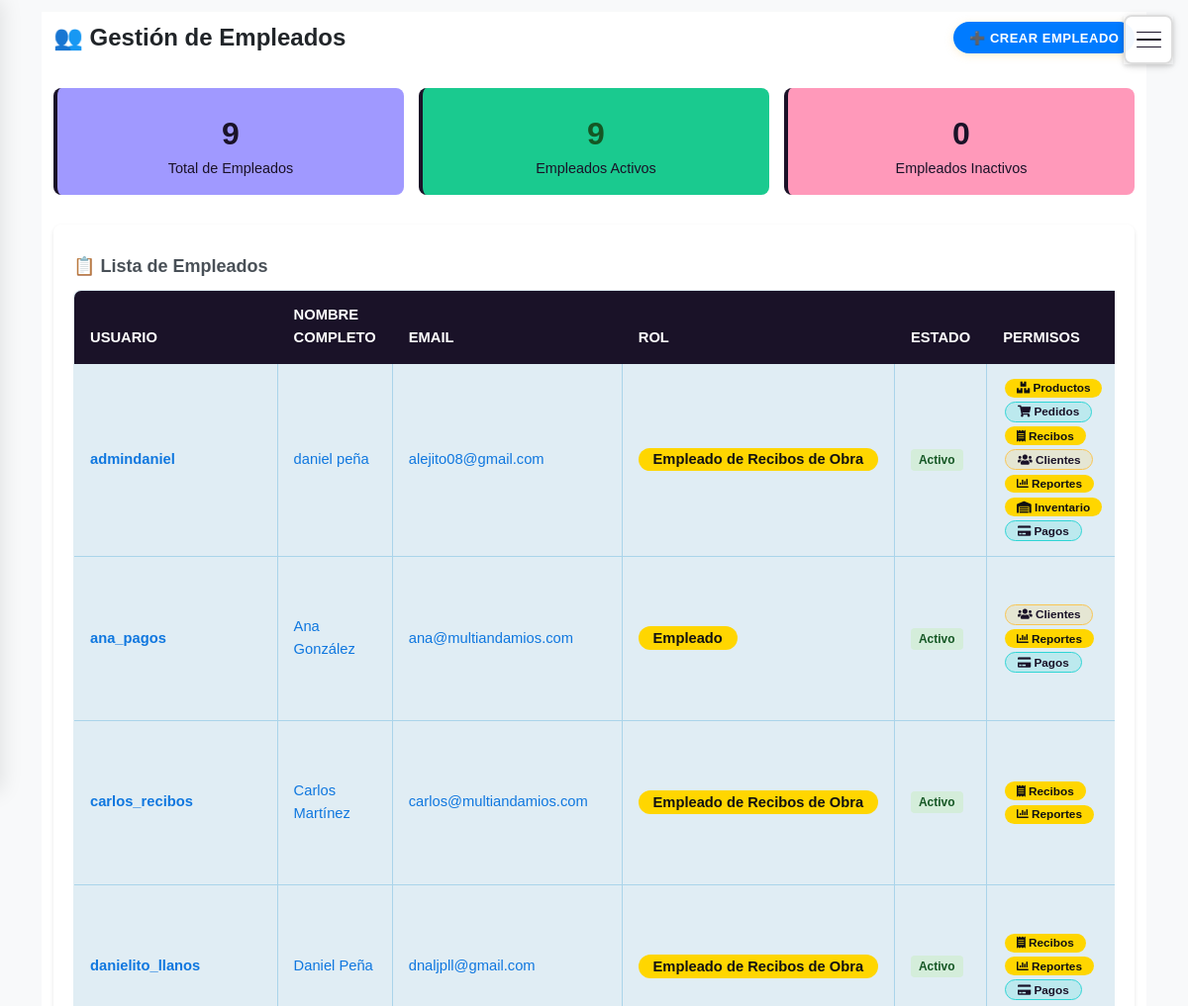
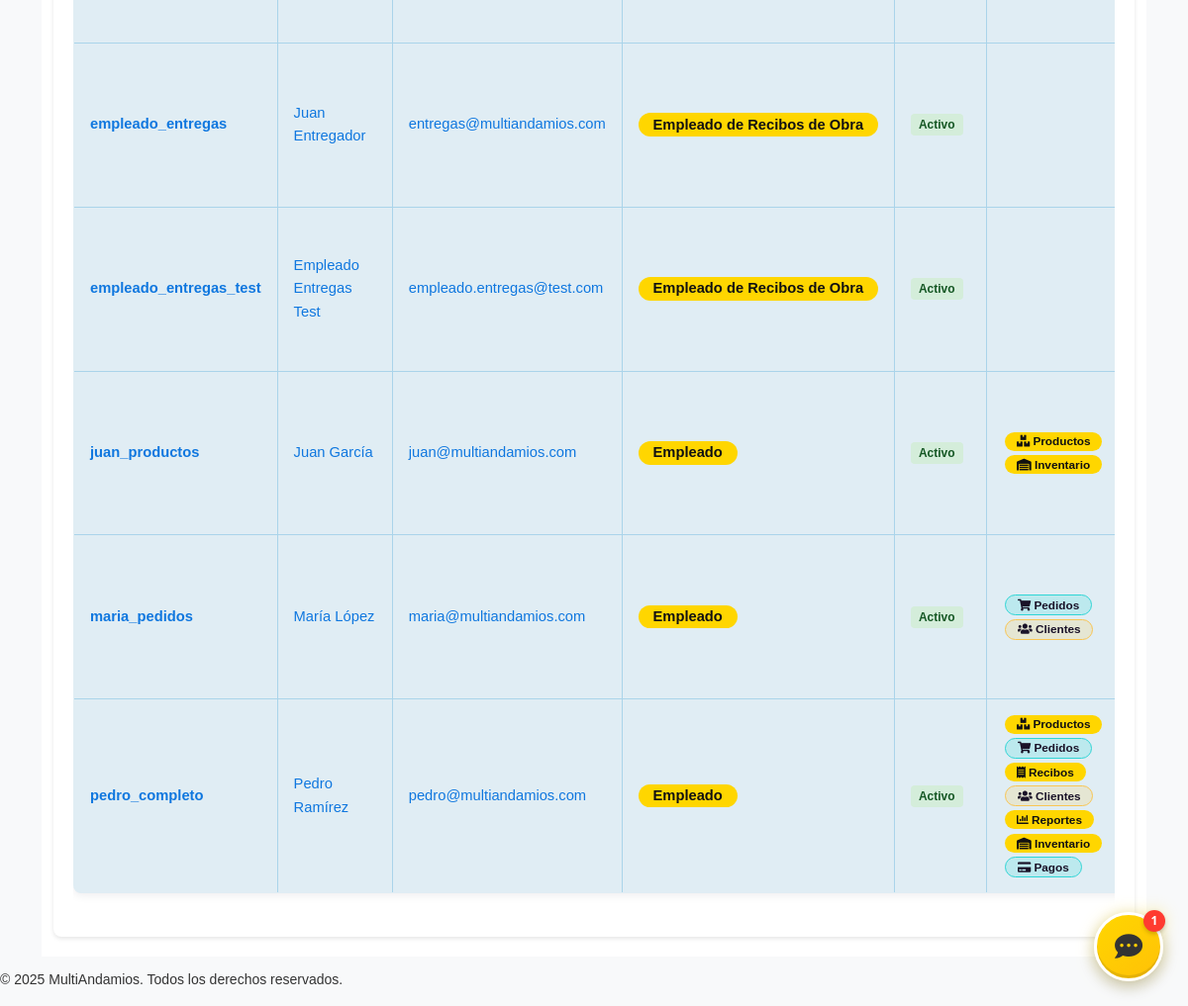
/empleados/ (signed in), run on the app's committed database (2 pictures, top to bottom).
### usuarios/models.py (models this page shows, shortened)
class Usuario(AbstractUser):
    ROLES = (
        ('admin', 'Administrador'),
        ('empleado', 'Empleado'),
        ('recibos_obra', 'Empleado de Recibos de Obra'),
        ('cliente', 'Cliente'),
    )
    numero_identidad = models.CharField(max_length=20, unique=True, null=True, blank=True, verbose_name='Número de Identidad')  # Permite nulos temporalmente
    rol = models.CharField(max_length=20, choices=ROLES, default='cliente')
    direccion_texto = models.CharField(max_length=255, blank=True, null=True, verbose_name='Dirección (texto)')
    puede_gestionar_productos = models.BooleanField(default=False, verbose_name='Puede gestionar productos')
    puede_gestionar_pedidos = models.BooleanField(default=False, verbose_name='Puede gestionar pedidos')
    puede_gestionar_recibos = models.BooleanField(default=False, verbose_name='Puede gestionar recibos de obra')
    puede_gestionar_clientes = models.BooleanField(default=False, verbose_name='Puede gestionar clientes')
    puede_ver_reportes = models.BooleanField(default=False, verbose_name='Puede ver reportes')
    puede_gestionar_inventario = models.BooleanField(default=False, verbose_name='Puede gestionar inventario')
    puede_procesar_pagos = models.BooleanField(default=False, verbose_name='Puede procesar pagos')
    activo = models.BooleanField(default=True, verbose_name='Usuario activo')
    def tiene_permisos_admin(self):
        return self.rol == 'admin' or self.is_superuser
    def permisos_empleado(self):
        return {
            'productos': self.puede_gestionar_productos,
            'pedidos': self.puede_gestionar_pedidos,
            'recibos': self.puede_gestionar_recibos,
            'clientes': self.puede_gestionar_clientes,
            'reportes': self.puede_ver_reportes,
            'inventario': self.puede_gestionar_inventario,
            'pagos': self.puede_procesar_pagos,
        }

### usuarios/views_empleados.py (the view)
# urls.py: path('empleados/', views_empleados.lista_empleados, name='lista_empleados'),
@login_required
@user_passes_test(es_administrador)
def lista_empleados(request):
    empleados = Usuario.objects.filter(rol__in=['empleado', 'recibos_obra']).order_by('username')
    context = {
        'empleados': empleados,
        'total_empleados': empleados.count(),
        'empleados_activos': empleados.filter(is_active=True).count(),
        'empleados_inactivos': empleados.filter(is_active=False).count(),
    }
    return render(request, 'usuarios/lista_empleados.html', context)

### usuarios/templatetags/carrito_tags.py (called while the page is built)
@register.simple_tag(takes_context=True)
def get_carrito_total(context):
    request = context['request']
    if request.user.is_authenticated:
        return CarritoItem.objects.filter(usuario=request.user).count()
    return 0

### usuarios/templatetags/permisos_tags.py (called while the page is built)
@register.inclusion_tag('usuarios/permisos_badge.html')
def mostrar_permisos(user):
    if isinstance(user, AnonymousUser):
        return {'permisos': {}, 'es_admin': False}
    return {
        'permisos': obtener_permisos_usuario(user),
        'es_admin': es_administrador(user),
        'user': user
    }

### usuarios/views_empleados.py (called while the page is built)
def es_administrador(user):
    return user.is_authenticated and (user.tiene_permisos_admin() if hasattr(user, 'tiene_permisos_admin') else False)

### usuarios/templates/usuarios/lista_empleados.html (shortened to what this page needs)
{% extends 'base.html' %}
{% load permisos_tags %}
{% block content %}
<div class="container-fluid">
    <div class="row">
        <div class="col-12">
            <div class="d-flex justify-content-between align-items-center mb-4">
                <h1>👥 Gestión de Empleados</h1>
                <a href="{% url 'usuarios:crear_empleado' %}" class="btn btn-primary">
                    ➕ Crear Empleado
                </a>
            </div>
            <div class="stats-grid">
                <div class="stat-card" style="background: #A099FF; border-left: 4px solid #1A1228;">
                    <h3>{{ total_empleados }}</h3>
                    <p>Total de Empleados</p>
                </div>
                <div class="stat-card success" style="background: #1ACA8F; border-left: 4px solid #1A1228;">
                    <h3>{{ empleados_activos }}</h3>
                    <p>Empleados Activos</p>
                </div>
                <div class="stat-card warning" style="background: #FF99BA; border-left: 4px solid #1A1228;">
                    <h3>{{ empleados_inactivos }}</h3>
                    <p>Empleados Inactivos</p>
                </div>
            </div>
            <div class="employee-card">
                <h3>📋 Lista de Empleados</h3>
                {% if empleados %}
                <div class="table-responsive">
                    <table class="table table-lista-empleados" style="background-color: #E0EDF4 !important; border: 1px solid #AAD4EA !important;">
                        <thead>
                            <tr>
                                <th>Usuario</th>
                                <th>Nombre Completo</th>
                                <th>Email</th>
                                <th>Rol</th>
                                <th>Estado</th>
                                <th>Permisos</th>
                            </tr>
                        </thead>
                        <tbody>
                            {% for empleado in empleados %}
                            <tr>
                                <td><strong>{{ empleado.username }}</strong></td>
                                <td>{{ empleado.get_full_name|default:"Sin nombre" }}</td>
                                <td>{{ empleado.email|default:"Sin email" }}</td>
                                <td>
                                    <span class="badge badge-secondary">
                                        {{ empleado.get_rol_display }}
                                    </span>
                                </td>
                                <td>
                                    {% if empleado.is_active %}
                                        <span class="status-badge status-active">Activo</span>
                                    {% else %}
                                        <span class="status-badge status-inactive">Inactivo</span>
                                    {% endif %}
                                </td>
                                <td>
                                    {% mostrar_permisos empleado %}
                                </td>
                            </tr>
                            {% endfor %}
                        </tbody>
                    </table>
                </div>
                {% endif %}
            </div>
        </div>
    </div>
</div>
{% endblock %}

### usuarios/templates/usuarios/permisos_badge.html (shortened to what this page needs)
{% load permisos_tags %}
<div class="permisos-badges">
    {% if es_admin %}
        <span class="badge badge-danger">
            <i class="fas fa-crown"></i> Administrador
        </span>
    {% else %}
        {% if permisos.productos %}
            <span class="badge badge-primary">
                <i class="fas fa-boxes"></i> Productos
            </span>
        {% endif %}
        {% if permisos.pedidos %}
            <span class="badge badge-success">
                <i class="fas fa-shopping-cart"></i> Pedidos
            </span>
        {% endif %}
        {% if permisos.recibos %}
            <span class="badge badge-info">
                <i class="fas fa-receipt"></i> Recibos
            </span>
        {% endif %}
        {% if permisos.clientes %}
            <span class="badge badge-warning">
                <i class="fas fa-users"></i> Clientes
            </span>
        {% endif %}
        {% if permisos.reportes %}
            <span class="badge badge-secondary">
                <i class="fas fa-chart-bar"></i> Reportes
            </span>
        {% endif %}
        {% if permisos.inventario %}
            <span class="badge badge-dark">
                <i class="fas fa-warehouse"></i> Inventario
            </span>
        {% endif %}
        {% if permisos.pagos %}
            <span class="badge badge-success">
                <i class="fas fa-credit-card"></i> Pagos
            </span>
        {% endif %}
    {% endif %}
</div>

### static/estilos.css (style rules this page uses)
body { font-family: 'Inter', sans-serif; background: #ffffff92; color: #1A1228; margin: 0; padding: 0; font-size: 0.875rem; line-height: 1.25; -webkit-text-size-adjust: 100%; -webkit-font-smoothing: antialiased; }
h1, h2, h3, h4, h5, h6 { color: #1A1228; margin-top: 0.75rem; margin-bottom: 0.75rem; font-weight: 600; line-height: 1.2; }
h1 { font-size: 1.5rem; }
h3 { font-size: 1.125rem; }
button, .btn { font-size: 0.8125rem; padding: 0.4em 1.2em; border-radius: 50px; box-shadow: 0 2px 8px rgba(249, 197, 82, 0.25); text-transform: uppercase; letter-spacing: 0.5px; transition: all 0.2s; font-weight: 600; display: inline-flex; align-items: center; justify-content: center; gap: 4px; min-height: 32px; background-color: #F9C552; color: #1A1228; border: none; cursor: pointer; }
html, body { height: 100%; overflow-x: hidden; }
.table-responsive { overflow-x: auto; }
.table { width: 100%; border-collapse: collapse; background: #1e1e1e; border-radius: 8px; overflow: hidden; margin-bottom: 1.5rem; font-size: 0.92rem; }
.table th, .table td { padding: 0.8rem 1rem; border-bottom: 1px solid #444; color: #eee; }
.table th { background: #333; color: #fdd835; text-transform: uppercase; }
.table td { vertical-align: middle; }
.badge { display: inline-block; padding: 0.3em 1em; border-radius: 12px; font-size: 1em; font-weight: bold; color: #111; background: #FFD600; }
button, .btn, nav a, .card, .logo { transition: all 0.2s cubic-bezier(.4,0,.2,1); }

### static/css/theme-colors.css (style rules this page uses)
body { color: #1A1228; }
h1, h2, h3, h4, h5, h6 { color: #1A1228; }
button, .btn { background-color: #F9C552; color: #1A1228; box-shadow: 0 2px 8px rgba(249, 197, 82, 0.25); border: none; }
.btn-primary { background-color: #F9C552; color: #1A1228; }
.table { background: white; box-shadow: 0 2px 10px rgba(26, 18, 40, 0.08); }
.lista-clientes-table, .lista-pedidos-table, .lista-empleados-table, .table-lista-clientes, .table-lista-pedidos, .table-lista-empleados, .table-lista-productos { background-color: #E0EDF4 !important; border-collapse: collapse !important; border: 1px solid #AAD4EA !important; }
.table-lista-clientes th, .table-lista-pedidos th, .table-lista-empleados th, .table-lista-productos th { background-color: #1A1228 !important; color: white !important; border: 1px solid #1A1228 !important; }
.table-lista-clientes td, .table-lista-pedidos td, .table-lista-empleados td, .table-lista-productos td { border: 1px solid #AAD4EA !important; background-color: #E0EDF4 !important; }
.table-lista-clientes tbody tr, .table-lista-pedidos tbody tr, .table-lista-empleados tbody tr, .table-lista-productos tbody tr { background-color: #E0EDF4 !important; }
.table th, .table td { border-bottom: 1px solid #eee; color: #1A1228; }
.table th { background: #1A1228; color: white; border-bottom: 2px solid #F9C552; }
.badge-success, .status-success { background-color: rgba(47, 213, 213, 0.2); color: #1A1228; border: 1px solid #2FD5D5; }
.badge-warning, .status-warning { background-color: rgba(249, 197, 82, 0.2); color: #1A1228; border: 1px solid #F9C552; }

### usuarios/templates/usuarios/lista_empleados.html (style rules this page uses)
.employee-card { background: white; border-radius: 8px; box-shadow: 0 2px 4px rgba(0,0,0,0.1); padding: 20px; margin-bottom: 20px; }
.stats-grid { display: grid; grid-template-columns: repeat(auto-fit, minmax(200px, 1fr)); gap: 15px; margin-bottom: 30px; }
.stat-card { background: #A099FF; padding: 15px; border-radius: 8px; text-align: center; border-left: 4px solid #1A1228; color: #1A1228; }
.stat-card h3 { color: #1A1228; font-weight: bold; margin-bottom: 5px; font-size: 2rem; }
.stat-card p { color: #1A1228; margin: 0; font-size: 0.9rem; font-weight: 500; }
.stat-card.success { border-left-color: #1A1228; background: #1ACA8F; }
.stat-card.success h3 { color: #155724; }
.stat-card.success p { color: #1A1228; }
.stat-card.warning { border-left-color: #1A1228; background: #FF99BA; }
.stat-card.warning h3 { color: #1A1228; }
.stat-card.warning p { color: #1A1228; }
.btn-primary { background: #007bff; color: white; }
.status-badge { padding: 4px 8px; border-radius: 4px; font-size: 12px; font-weight: bold; }
.status-active { background: #d4edda; color: #155724; }
h1 { color: #212529; font-weight: bold; }
h3 { color: #495057; font-weight: 600; }
.container-fluid { background: #ffffff; min-height: 100vh; }
.table { background: #ffffff; }
.table th { background: #f8f9fa; color: #495057; font-weight: 600; border-bottom: 2px solid #dee2e6; }
.table td { color: #0f77df; vertical-align: middle; }

### usuarios/templates/usuarios/permisos_badge.html (style rules this page uses)
.permisos-badges .badge { margin: 2px; font-size: 0.8em; }

### data on the page
Usuario: username "admindaniel", get_full_name "daniel peña", email "alejito08@gmail.com", rol "Empleado de Recibos de Obra", is_active "Activo", shows "Productos", shows "Pedidos", shows "Clientes", shows "Reportes", shows "Inventario", shows "Pagos"
Usuario: username "ana_pagos", get_full_name "Ana González", email "ana@multiandamios.com", rol "Empleado", is_active "Activo", shows "Clientes", shows "Reportes", shows "Pagos"
Usuario: username "carlos_recibos", get_full_name "Carlos Martínez", email "carlos@multiandamios.com", rol "Empleado de Recibos de Obra", is_active "Activo", shows "Reportes"
Usuario: username "danielito_llanos", get_full_name "Daniel Peña", email "dnaljpll@gmail.com", rol "Empleado de Recibos de Obra", is_active "Activo", shows "Reportes", shows "Pagos"
Usuario: username "empleado_entregas", get_full_name "Juan Entregador", email "entregas@multiandamios.com", rol "Empleado de Recibos de Obra", is_active "Activo"
Usuario: username "empleado_entregas_test", get_full_name "Empleado Entregas Test", email "empleado.entregas@test.com", rol "Empleado de Recibos de Obra", is_active "Activo"
Usuario: username "juan_productos", get_full_name "Juan García", email "juan@multiandamios.com", rol "Empleado", is_active "Activo", shows "Productos", shows "Inventario"
Usuario: username "maria_pedidos", get_full_name "María López", email "maria@multiandamios.com", rol "Empleado", is_active "Activo", shows "Pedidos", shows "Clientes"
Usuario: username "pedro_completo", get_full_name "Pedro Ramírez", email "pedro@multiandamios.com", rol "Empleado", is_active "Activo", shows "Productos", shows "Pedidos", shows "Recibos", shows "Clientes", shows "Reportes", shows "Inventario", shows "Pagos"

### other printed values
{{ total_empleados }} "9"
{{ empleados_activos }} "9"
{{ empleados_inactivos }} "0"
